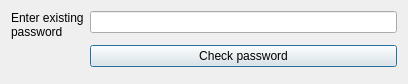
<?xml version="1.0" encoding="UTF-8"?>
<ui version="4.0">
 <class>passCheck</class>
 <widget class="QDialog" name="passCheck">
  <property name="geometry">
   <rect>
    <x>0</x>
    <y>0</y>
    <width>408</width>
    <height>84</height>
   </rect>
  </property>
  <property name="minimumSize">
   <size>
    <width>150</width>
    <height>84</height>
   </size>
  </property>
  <property name="maximumSize">
   <size>
    <width>16777215</width>
    <height>84</height>
   </size>
  </property>
  <property name="windowTitle">
   <string>Enter password</string>
  </property>
  <layout class="QFormLayout" name="formLayout_2">
   <property name="fieldGrowthPolicy">
    <enum>QFormLayout::AllNonFixedFieldsGrow</enum>
   </property>
   <item row="0" column="0">
    <widget class="QLabel" name="label">
     <property name="text">
      <string>Enter existing
password</string>
     </property>
     <property name="scaledContents">
      <bool>false</bool>
     </property>
     <property name="wordWrap">
      <bool>true</bool>
     </property>
    </widget>
   </item>
   <item row="0" column="1">
    <widget class="QLineEdit" name="txtPassNew"/>
   </item>
   <item row="1" column="1">
    <widget class="QPushButton" name="pbCheckPass">
     <property name="text">
      <string>Check password</string>
     </property>
    </widget>
   </item>
  </layout>
 </widget>
 <resources/>
 <connections/>
</ui>
